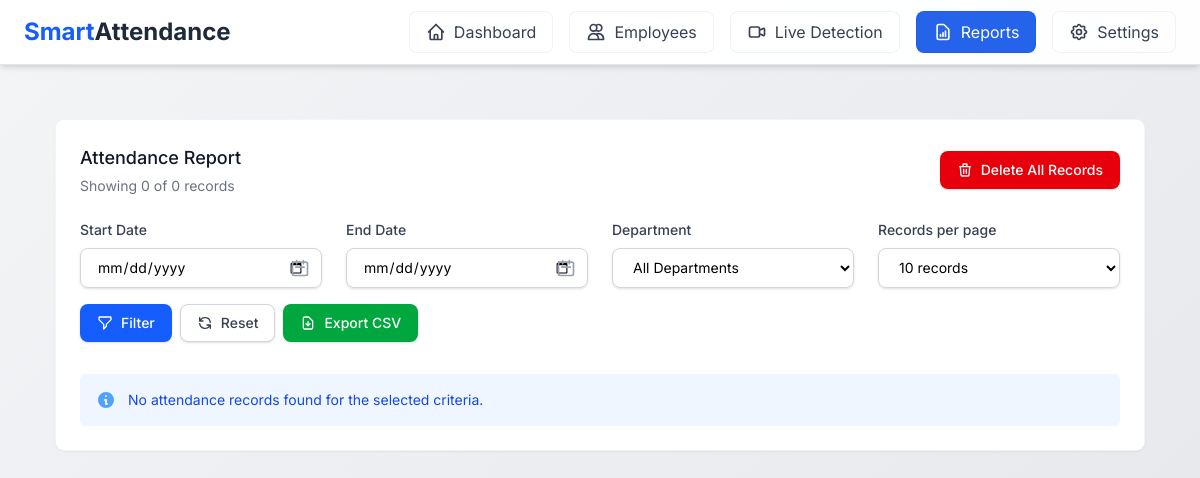
Page /attendance/report on the earlier database version.
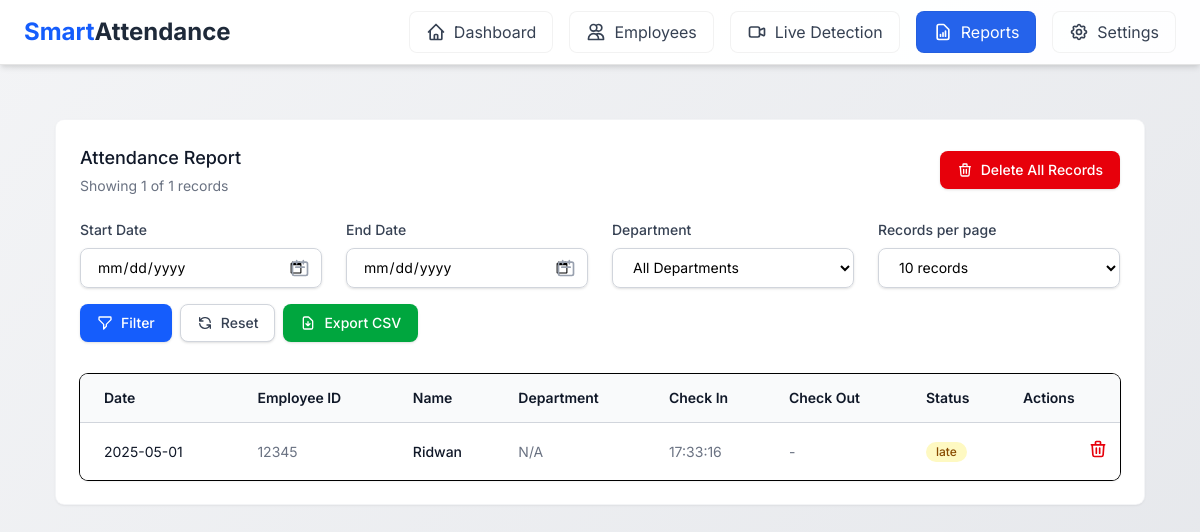
Same page on the later database version.
### models.py (models this page shows, shortened)
class Attendance(db.Model):
    id = db.Column(db.Integer, primary_key=True)
    employee_id = db.Column(db.Integer, db.ForeignKey('employee.id'), nullable=False)
    check_in = db.Column(db.DateTime, nullable=False, default=datetime.utcnow)
    check_out = db.Column(db.DateTime)
    status = db.Column(db.String(20), default='present')  # present, late, absent
    created_at = db.Column(db.DateTime, default=datetime.utcnow)

class Employee(db.Model):
    id = db.Column(db.Integer, primary_key=True)
    employee_id = db.Column(db.String(20), unique=True, nullable=False)
    name = db.Column(db.String(100), nullable=False)
    position = db.Column(db.String(100))
    department = db.Column(db.String(100))
    created_at = db.Column(db.DateTime, default=datetime.utcnow)
    face_data = db.relationship('FaceData', backref='employee', lazy=True)
    attendance = db.relationship('Attendance', backref='employee', lazy=True)

### routes.py (the view)
@app.route('/attendance/report')
def attendance_report():
    start_date = request.args.get('start_date',
                                 datetime.now().replace(day=1).strftime('%Y-%m-%d'))
    end_date = request.args.get('end_date',
                               datetime.now().strftime('%Y-%m-%d'))
    department = request.args.get('department', '')
    page = request.args.get('page', 1, type=int)
    per_page = request.args.get('per_page', 10, type=int)
    if per_page > 100:
        per_page = 100
    if per_page < 1:
        per_page = 1
    query = Attendance.query.join(Employee)
    if start_date:
        query = query.filter(Attendance.check_in >= start_date)
    if end_date:
        query = query.filter(Attendance.check_in <= end_date + ' 23:59:59')
    if department:
        query = query.filter(Employee.department == department)
    query = query.order_by(Attendance.check_in.desc())
    pagination = query.paginate(page=page, per_page=per_page, error_out=False)
    attendance_records = pagination.items
    total_records = query.count()
    departments = db.session.query(Employee.department).distinct().all()
    page_range = 5  # Show 5 pages before and after current page
    start_page = max(1, page - page_range)
    end_page = min(pagination.pages, page + page_range)
    return render_template('attendance_report.html',
                         attendance_records=attendance_records,
                         pagination=pagination,
                         total_records=total_records,
                         departments=[d[0] for d in departments if d[0]],
                         page=page,
                         per_page=per_page,
                         start_page=start_page,
                         end_page=end_page)

### templates/attendance_report.html (shortened to what the changed rows need)
{% extends "base.html" %}
{% block content %}
<div class="max-w-7xl mx-auto px-4 sm:px-6 lg:px-8 py-8">
    <div class="bg-white shadow-sm ring-1 ring-gray-100 rounded-lg overflow-hidden">
        <div class="px-4 py-5 sm:p-6">
            <div class="flex items-center justify-between mb-6">
                <div>
                    <h2 class="text-lg font-medium text-gray-900">Attendance Report</h2>
                    <p class="mt-1 text-sm text-gray-500">
                        Showing {{ attendance_records|length }} of {{ total_records }} records
                    </p>
                </div>
            </div>
            {% if attendance_records %}
            <div class="mt-4 flex flex-col">
                <div class="-my-2 -mx-4 overflow-x-auto sm:-mx-6 lg:-mx-8">
                    <div class="inline-block min-w-full py-2 align-middle md:px-6 lg:px-8">
                        <div class="overflow-hidden shadow ring-1 ring-black ring-opacity-5 md:rounded-lg">
                            <table class="min-w-full divide-y divide-gray-300" id="attendanceTable">
                                <thead class="bg-gray-50">
                                    <tr>
                                        <th scope="col" class="py-3.5 pl-4 pr-3 text-left text-sm font-semibold text-gray-900 sm:pl-6">
                                            Date</th>
                                        <th scope="col" class="px-3 py-3.5 text-left text-sm font-semibold text-gray-900">Employee ID
                                        </th>
                                        <th scope="col" class="px-3 py-3.5 text-left text-sm font-semibold text-gray-900">Name</th>
                                        <th scope="col" class="px-3 py-3.5 text-left text-sm font-semibold text-gray-900">Department
                                        </th>
                                        <th scope="col" class="px-3 py-3.5 text-left text-sm font-semibold text-gray-900">Check In
                                        </th>
                                        <th scope="col" class="px-3 py-3.5 text-left text-sm font-semibold text-gray-900">Check Out
                                        </th>
                                        <th scope="col" class="px-3 py-3.5 text-left text-sm font-semibold text-gray-900">Status
                                        </th>
                                        <th scope="col" class="px-3 py-3.5 text-left text-sm font-semibold text-gray-900">Actions
                                        </th>
                                    </tr>
                                </thead>
                                <tbody class="divide-y divide-gray-200 bg-white">
                                    {% for record in attendance_records %}
                                    <tr>
                                        <td class="whitespace-nowrap py-4 pl-4 pr-3 text-sm text-gray-900 sm:pl-6">
                                            {{ record.check_in.strftime('%Y-%m-%d') }}
                                        </td>
                                        <td class="whitespace-nowrap px-3 py-4 text-sm text-gray-500">
                                            {{ record.employee.employee_id }}
                                        </td>
                                        <td class="whitespace-nowrap px-3 py-4 text-sm font-medium text-gray-900">
                                            {{ record.employee.name }}
                                        </td>
                                        <td class="whitespace-nowrap px-3 py-4 text-sm text-gray-500">
                                            {{ record.employee.department }}
                                        </td>
                                        <td class="whitespace-nowrap px-3 py-4 text-sm text-gray-500">
                                            {{ record.check_in.strftime('%H:%M:%S') }}
                                        </td>
                                        <td class="whitespace-nowrap px-3 py-4 text-sm text-gray-500">
                                            {{ record.check_out.strftime('%H:%M:%S') if record.check_out else '-' }}
                                        </td>
                                        <td class="whitespace-nowrap px-3 py-4 text-sm">
                                            <span class="inline-flex items-center px-2.5 py-0.5 rounded-full text-xs font-medium
                                                {% if record.status == 'present' %}
                                                    bg-green-100 text-green-800
                                                {% elif record.status == 'late' %}
                                                    bg-yellow-100 text-yellow-800
                                                {% else %}
                                                    bg-red-100 text-red-800
                                                {% endif %}">
                                                {{ record.status }}
                                            </span>
                                        </td>
                                        <td class="whitespace-nowrap px-3 py-4 text-sm text-right">
                                            <button onclick="confirmDeleteRecord({{ record.id }})" class="text-red-600 hover:text-red-900">
                                                <svg class="h-5 w-5" fill="none" viewBox="0 0 24 24" stroke="currentColor">
                                                    <path stroke-linecap="round" stroke-linejoin="round" stroke-width="2"
                                                        d="M19 7l-.867 12.142A2 2 0 0116.138 21H7.862a2 2 0 01-1.995-1.858L5 7m5 4v6m4-6v6m1-10V4a1 1 0 00-1-1h-4a1 1 0 00-1 1v3M4 7h16" />
                                                </svg>
                                            </button>
                                        </td>
                                    </tr>
                                    {% endfor %}
                                </tbody>
                            </table>
                        </div>
                    </div>
                </div>
            </div>
            {% else %}
            <div class="rounded-md bg-blue-50 p-4 mt-4">
                <div class="flex">
                    <div class="flex-shrink-0">
                        <svg class="h-5 w-5 text-blue-400" xmlns="http://www.w3.org/2000/svg" viewBox="0 0 20 20"
                            fill="currentColor">
                            <path fill-rule="evenodd"
                                d="M18 10a8 8 0 11-16 0 8 8 0 0116 0zm-7-4a1 1 0 11-2 0 1 1 0 012 0zM9 9a1 1 0 000 2v3a1 1 0 001 1h1a1 1 0 100-2v-3a1 1 0 00-1-1H9z"
                                clip-rule="evenodd" />
                        </svg>
                    </div>
                    <div class="ml-3">
                        <p class="text-sm text-blue-700">
                            No attendance records found for the selected criteria.
                        </p>
                    </div>
                </div>
            </div>
            {% endif %}
        </div>
    </div>
</div>
{% endblock %}

Differences in the rows shown:
now on this page (row edited): Attendance: check_in "2025-05-01", employee.employee_id "12345", employee.name "Ridwan", employee.department "N/A", check_in "17:33:16", check_out "-", status "late"
Other differences:
{{ attendance_records|length }}: "0" → "1"
{{ total_records }}: "0" → "1"
text no longer shown: "No attendance records found for the selected criteria."
text now shown: "Date Employee ID Name Department Check In Check Out Status Actions"
